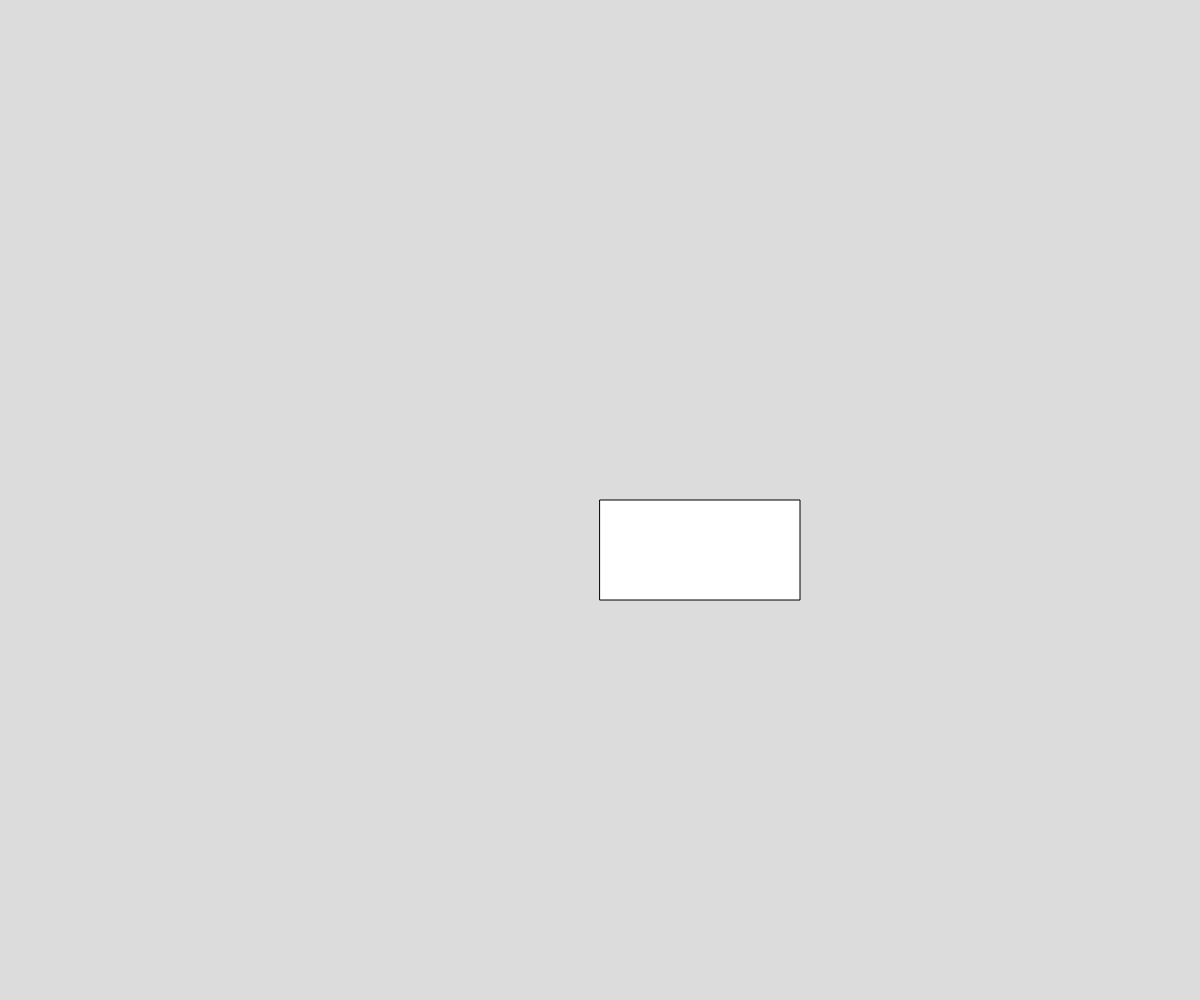
Frame 1 (no input)
Frame 60 (no input): identical to frame 1, image omitted
Frame 120 (the mouse pressed at the canvas centre since frame 60): identical to frame 1, image omitted

The p5.js sketch that drew this single still picture (run headless with seeded random() and noise() and a simulated clock; from frame 60 on, the mouse is pressed at the canvas centre):

// p5.js sketch
// ── sketch.js
// Project Title
// Your Name
// Date
//
// Extra for Experts:
// - describe what you did to take this project "above and beyond"

//https://en.wikipedia.org/wiki/3D_projection//
//https://stackoverflow.com/questions/6139451/how-can-i-convert-3d-space-coordinates-to-2d-space-coordinates//

let sceneNO = 1;
let backgroundColour = 220;

function setup() {
  createCanvas(windowWidth, windowHeight);
  background(backgroundColour);
  console.log("Width " + width +" Height " + height)
}

function draw() {
  if(sceneNO === 1){
    menu();
  }
}

function menu(){
  background(backgroundColour);
  rect(width/2, height/2, 200, 100)
}
